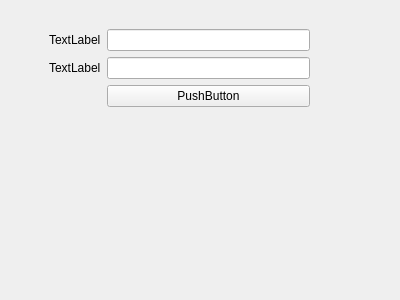
<?xml version="1.0" encoding="UTF-8"?>
<ui version="4.0">
 <class>Form</class>
 <widget class="QWidget" name="Form">
  <property name="geometry">
   <rect>
    <x>0</x>
    <y>0</y>
    <width>400</width>
    <height>300</height>
   </rect>
  </property>
  <property name="windowTitle">
   <string>Form</string>
  </property>
  <widget class="QWidget" name="formLayoutWidget">
   <property name="geometry">
    <rect>
     <x>49</x>
     <y>29</y>
     <width>261</width>
     <height>101</height>
    </rect>
   </property>
   <layout class="QFormLayout" name="formLayout">
    <item row="0" column="0">
     <widget class="QLabel" name="label">
      <property name="text">
       <string>TextLabel</string>
      </property>
     </widget>
    </item>
    <item row="0" column="1">
     <widget class="QLineEdit" name="lineEdit"/>
    </item>
    <item row="1" column="0">
     <widget class="QLabel" name="label_2">
      <property name="text">
       <string>TextLabel</string>
      </property>
     </widget>
    </item>
    <item row="1" column="1">
     <widget class="QLineEdit" name="lineEdit_2"/>
    </item>
    <item row="2" column="1">
     <widget class="QPushButton" name="pushButton">
      <property name="text">
       <string>PushButton</string>
      </property>
     </widget>
    </item>
   </layout>
  </widget>
 </widget>
 <resources/>
 <connections/>
</ui>
